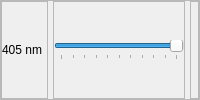
                        <widget class="QFrame" name="Chrolis04_frame">
                         <property name="frameShape">
                          <enum>QFrame::StyledPanel</enum>
                         </property>
                         <property name="frameShadow">
                          <enum>QFrame::Raised</enum>
                         </property>
                         <layout class="QHBoxLayout" name="aa_16">
                          <property name="spacing">
                           <number>5</number>
                          </property>
                          <property name="leftMargin">
                           <number>0</number>
                          </property>
                          <property name="topMargin">
                           <number>0</number>
                          </property>
                          <property name="rightMargin">
                           <number>0</number>
                          </property>
                          <property name="bottomMargin">
                           <number>0</number>
                          </property>
                          <item>
                           <widget class="QFrame" name="Chrolis04_Display_frame">
                            <property name="maximumSize">
                             <size>
                              <width>125</width>
                              <height>16777215</height>
                             </size>
                            </property>
                            <property name="frameShape">
                             <enum>QFrame::StyledPanel</enum>
                            </property>
                            <property name="frameShadow">
                             <enum>QFrame::Raised</enum>
                            </property>
                            <layout class="QHBoxLayout" name="Chrolis04_toggleButton_layout">
                             <property name="spacing">
                              <number>0</number>
                             </property>
                             <property name="leftMargin">
                              <number>0</number>
                             </property>
                             <property name="topMargin">
                              <number>0</number>
                             </property>
                             <property name="rightMargin">
                              <number>5</number>
                             </property>
                             <property name="bottomMargin">
                              <number>0</number>
                             </property>
                             <item>
                              <widget class="QLabel" name="Chrolis04_Display_label">
                               <property name="text">
                                <string>405 nm</string>
                               </property>
                               <property name="alignment">
                                <set>Qt::AlignLeading|Qt::AlignLeft|Qt::AlignVCenter</set>
                               </property>
                              </widget>
                             </item>
                            </layout>
                           </widget>
                          </item>
                          <item>
                           <widget class="QFrame" name="Chrolis04_Slider_frame">
                            <property name="maximumSize">
                             <size>
                              <width>225</width>
                              <height>16777215</height>
                             </size>
                            </property>
                            <property name="frameShape">
                             <enum>QFrame::StyledPanel</enum>
                            </property>
                            <property name="frameShadow">
                             <enum>QFrame::Raised</enum>
                            </property>
                            <layout class="QHBoxLayout" name="horizontalLayout_42">
                             <property name="spacing">
                              <number>0</number>
                             </property>
                             <property name="leftMargin">
                              <number>0</number>
                             </property>
                             <property name="topMargin">
                              <number>0</number>
                             </property>
                             <property name="rightMargin">
                              <number>0</number>
                             </property>
                             <property name="bottomMargin">
                              <number>0</number>
                             </property>
                             <item>
                              <widget class="QSlider" name="Chrolis04_Slider">
                               <property name="maximum">
                                <number>100</number>
                               </property>
                               <property name="sliderPosition">
                                <number>100</number>
                               </property>
                               <property name="orientation">
                                <enum>Qt::Horizontal</enum>
                               </property>
                               <property name="tickPosition">
                                <enum>QSlider::TicksBelow</enum>
                               </property>
                               <property name="tickInterval">
                                <number>10</number>
                               </property>
                              </widget>
                             </item>
                            </layout>
                           </widget>
                          </item>
                          <item>
                           <widget class="QFrame" name="Chrolis04_Light_frame">
                            <property name="maximumSize">
                             <size>
                              <width>50</width>
                              <height>16777215</height>
                             </size>
                            </property>
                            <property name="frameShape">
                             <enum>QFrame::StyledPanel</enum>
                            </property>
                            <property name="frameShadow">
                             <enum>QFrame::Raised</enum>
                            </property>
                            <layout class="QHBoxLayout" name="horizontalLayout_65">
                             <property name="spacing">
                              <number>0</number>
                             </property>
                             <property name="leftMargin">
                              <number>0</number>
                             </property>
                             <property name="topMargin">
                              <number>0</number>
                             </property>
                             <property name="rightMargin">
                              <number>0</number>
                             </property>
                             <property name="bottomMargin">
                              <number>0</number>
                             </property>
                             <item>
                              <widget class="QLabel" name="Chrolis04_Value">
                               <property name="text">
                                <string/>
                               </property>
                               <property name="alignment">
                                <set>Qt::AlignCenter</set>
                               </property>
                              </widget>
                             </item>
                            </layout>
                           </widget>
                          </item>
                         </layout>
                        </widget>
